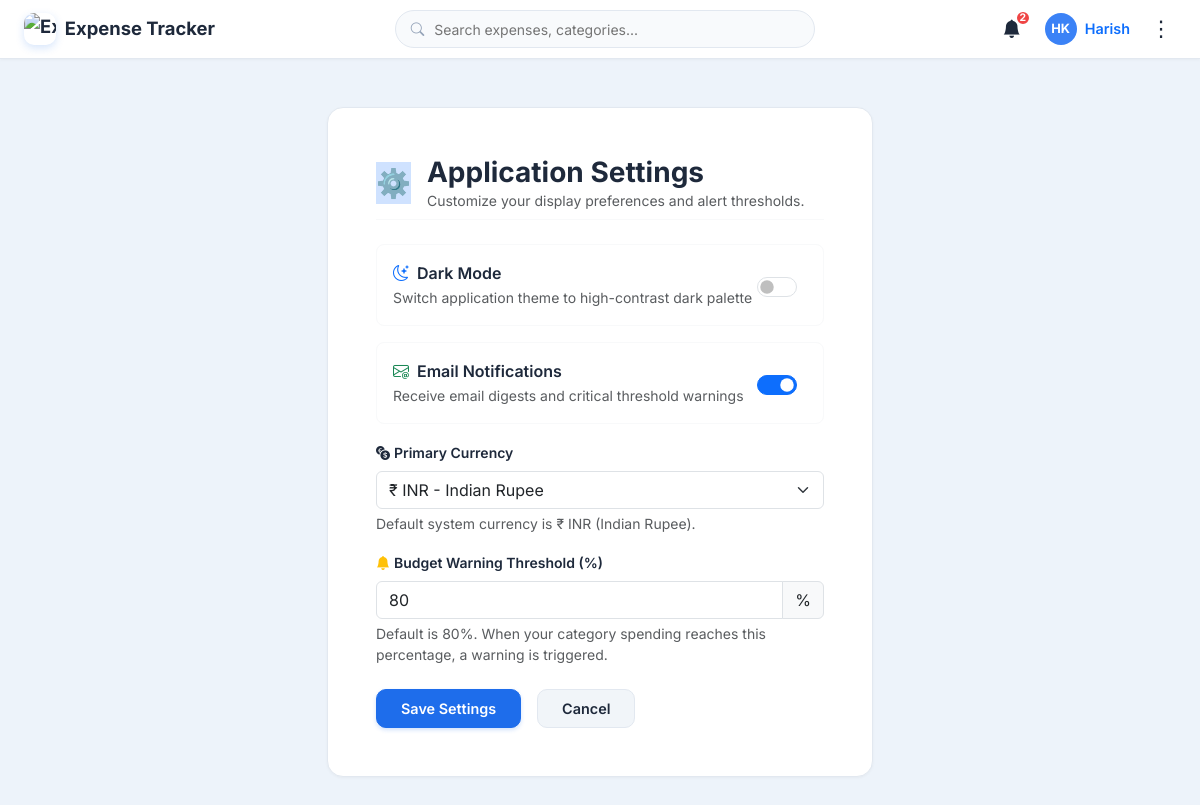
Page /settings/ (signed in) on the committed database.
### expenses/models.py (models this page shows, shortened)
class UserProfile(models.Model):
    user = models.OneToOneField(User, on_delete=models.CASCADE, related_name='profile')
    currency = models.CharField(max_length=10, default='INR')
    currency_symbol = models.CharField(max_length=5, default='₹')
    dark_mode = models.BooleanField(default=False)
    email_notifications = models.BooleanField(default=True)
    monthly_budget_threshold = models.IntegerField(default=80)
    avatar_color = models.CharField(max_length=20, default='#2563eb')
    created_at = models.DateTimeField(auto_now_add=True)
    @property
    def initials(self):
        if self.user.first_name and self.user.last_name:
            return f"{self.user.first_name[0]}{self.user.last_name[0]}".upper()
        elif self.user.first_name:
            return self.user.first_name[:2].upper()
        return self.user.username[:2].upper()

### expenses/views.py (the view)
# urls.py: path('settings/', views.settings_view, name='settings'),
@login_required
def settings_view(request):
    profile, _ = UserProfile.objects.get_or_create(user=request.user)
    if request.method == 'POST':
        form = UserSettingsForm(request.POST, instance=profile)
        if form.is_valid():
            form.save()
            messages.success(request, "Settings saved successfully.")
            return redirect('settings')
    else:
        form = UserSettingsForm(instance=profile)
    return render(request, 'expenses/settings.html', {'form': form, 'profile': profile})

### expenses/forms.py
class UserSettingsForm(forms.ModelForm):
    CURRENCY_CHOICES = [
        ('INR', '₹ INR - Indian Rupee'),
        ('USD', '$ USD - US Dollar'),
        ('EUR', '€ EUR - Euro'),
        ('GBP', '£ GBP - British Pound'),
        ('CAD', '$ CAD - Canadian Dollar'),
        ('AUD', '$ AUD - Australian Dollar'),
    ]
    currency = forms.ChoiceField(
        choices=CURRENCY_CHOICES,
        widget=forms.Select(attrs={'class': 'form-select', 'id': 'setting_currency'})
    )
    class Meta:
        model = UserProfile
        fields = ['dark_mode', 'email_notifications', 'monthly_budget_threshold', 'currency']
        widgets = {
            'dark_mode': forms.CheckboxInput(attrs={'class': 'form-check-input', 'id': 'setting_dark_mode'}),
            'email_notifications': forms.CheckboxInput(attrs={'class': 'form-check-input', 'id': 'setting_email_notifications'}),
            'monthly_budget_threshold': forms.NumberInput(attrs={
                'class': 'form-control',
                'min': '50',
                'max': '100',
                'id': 'setting_threshold'
            }),
        }

### expenses/context_processors.py (called while the page is built)
def expense_context(request):
    context = {
        'APP_NAME': 'Expense Tracker',
        'APP_TAGLINE': 'Track Smarter. Spend Better.',
        'CURRENCY_SYMBOL': '₹',
        'CURRENT_YEAR': date.today().year,
        'CURRENT_MONTH': date.today().month,
        'unread_notifications_count': 0,
        'user_profile': None,
        'user_initials': 'U',
    }
    if request.user.is_authenticated:
        profile, _ = UserProfile.objects.get_or_create(user=request.user)
        context['user_profile'] = profile
        context['CURRENCY_SYMBOL'] = profile.currency_symbol or '₹'
        context['unread_notifications_count'] = Notification.objects.filter(
            user=request.user, is_read=False
        ).count()
        context['user_initials'] = profile.initials
    return context

### templates/expenses/settings.html (shortened to what this page needs)
{% extends 'base.html' %}
{% block content %}
<div class="container py-4">
  <div class="row justify-content-center">
    <div class="col-md-8 col-lg-6">
      <div class="card-saas p-4 p-md-5">
        <div class="d-flex align-items-center gap-3 mb-4 pb-2 border-bottom border-light">
          <div class="metric-icon-wrap bg-primary-subtle text-primary fs-3">
            ⚙️
          </div>
          <div>
            <h3 class="fw-bold text-main mb-0">Application Settings</h3>
            <p class="text-muted small mb-0">Customize your display preferences and alert thresholds.</p>
          </div>
        </div>
        <form method="post">
          <div class="p-3 rounded-3 bg-hover mb-3 border border-light d-flex align-items-center justify-content-between">
            <div>
              <div class="fw-semibold text-main">
                <i class="bi bi-moon-stars text-primary me-2"></i>Dark Mode
              </div>
              <small class="text-muted">Switch application theme to high-contrast dark palette</small>
            </div>
            <div class="form-check form-switch fs-5 mb-0">
              {{ form.dark_mode }}
            </div>
          </div>
          <div class="p-3 rounded-3 bg-hover mb-3 border border-light d-flex align-items-center justify-content-between">
            <div>
              <div class="fw-semibold text-main">
                <i class="bi bi-envelope-at text-success me-2"></i>Email Notifications
              </div>
              <small class="text-muted">Receive email digests and critical threshold warnings</small>
            </div>
            <div class="form-check form-switch fs-5 mb-0">
              {{ form.email_notifications }}
            </div>
          </div>
          <div class="mb-3">
            <label for="setting_currency" class="form-label fw-semibold small text-main">
              <i class="bi bi-currency-exchange me-1"></i>Primary Currency
            </label>
            {{ form.currency }}
            <div class="form-text small text-muted">Default system currency is ₹ INR (Indian Rupee).</div>
          </div>
          <div class="mb-4">
            <label for="setting_threshold" class="form-label fw-semibold small text-main">
              <i class="bi bi-bell-fill text-warning me-1"></i>Budget Warning Threshold (%)
            </label>
            <div class="input-group">
              {{ form.monthly_budget_threshold }}
              <span class="input-group-text bg-hover">%</span>
            </div>
            <div class="form-text small text-muted">Default is 80%. When your category spending reaches this percentage, a warning is triggered.</div>
          </div>
          <div class="d-flex gap-3">
            <button type="submit" class="btn btn-primary-saas px-4 py-2">
              Save Settings
            </button>
            <a href="{% url 'dashboard' %}" class="btn btn-secondary-saas px-4 py-2">
              Cancel
            </a>
          </div>
        </form>
      </div>
    </div>
  </div>
</div>
{% endblock %}

### templates/base.html (shortened to what this page needs)
{% load static %}
<!DOCTYPE html>
<html lang="en" data-bs-theme="{% if user_profile and user_profile.dark_mode %}dark{% else %}light{% endif %}">
<head>
  <link href="https://cdn.jsdelivr.net/npm/bootstrap@5.3.3/dist/css/bootstrap.min.css" rel="stylesheet">
  <link rel="stylesheet" href="https://cdn.jsdelivr.net/npm/bootstrap-icons@1.11.3/font/bootstrap-icons.min.css">
  <link rel="stylesheet" href="{% static 'css/style.css' %}">
</head>
<body data-user-dark="{% if user_profile and user_profile.dark_mode %}true{% else %}false{% endif %}">
  <nav class="app-navbar d-flex align-items-center justify-content-between">
    {% if user.is_authenticated %}
      <a href="{% url 'dashboard' %}" class="navbar-brand">
        <img src="https://play-lh.googleusercontent.com/y8OyoKQntSxC32pUKoPplp7uTj1f4boIe2Gqk1Ah2dQz_UMUTOSR2i5Avr5t7k5tD1FSDF16_XtGxBJWpttbfYY" alt="Expense Tracker Logo" class="brand-logo">
        <span>{{ APP_NAME }}</span>
      </a>
      <div class="nav-search-container d-none d-md-block">
        <div class="search-input-wrapper">
          <i class="bi bi-search"></i>
          <input
            type="text"
            id="global-search-input"
            class="nav-search-input"
            placeholder="Search expenses, categories..."
            value="{{ q|default:'' }}"
            autocomplete="off"
          >
        </div>
      </div>
      <div class="d-flex align-items-center gap-3">
        <a href="{% url 'notifications' %}" class="btn-nav-icon" title="Notifications" id="nav-notification-btn">
          <i class="bi bi-bell-fill"></i>
          {% if unread_notifications_count > 0 %}
            <span class="notification-badge" id="nav-notif-count">{{ unread_notifications_count }}</span>
          {% else %}
            <span class="notification-badge" id="nav-notif-count">2</span>
          {% endif %}
        </a>
        <a href="{% url 'profile' %}" class="d-none d-sm-flex align-items-center gap-2 text-decoration-none text-main fw-semibold" style="font-size: 0.9rem;">
          <div class="user-avatar-circle">
          </div>
          <span>{{ user.first_name|default:user.username }}</span>
        </a>
        <div class="dropdown">
          <button
            class="btn-three-dots"
            type="button"
            id="threeDotsNavMenu"
            data-bs-toggle="dropdown"
            aria-expanded="false"
            title="Navigation Menu"
          >
            ⋮
          </button>
        </div>
      </div>
    {% endif %}
  </nav>
  <main class="page-wrapper py-4">
    {% block content %}{% endblock %}
  </main>
</body>
</html>

### static/css/style.css (style rules this page uses)
:root { --font-family: 'Inter', -apple-system, BlinkMacSystemFont, "Segoe UI", Roboto, sans-serif; --bg-app: #edf3fa; --bg-surface: #ffffff; --bg-surface-elevated: #ffffff; --bg-hover: #f1f5f9; --bg-input: #f8fafc; --primary: #1e6deb; --primary-hover: #1754b8; --primary-subtle: #e8f1fc; --success: #10b981; --success-subtle: #e7f8ef; --warning: #f59e0b; --warning-subtle: #fef7e7; --danger: #ef4444; --danger-subtle: #fdeeed; --purple: #8b5cf6; --purple-subtle: #f3ecfc; --text-main: #1e293b; --text-muted: #64748b; --text-light: #94a3b8; --border-color: #e2e8f0; --border-light: #f1f5f9; --shadow-sm: 0 1px 3px rgba(0, 0, 0, 0.04); --shadow-md: 0 4px 14px rgba(15, 23, 42, 0.06); --shadow-lg: 0 10px 25px rgba(15, 23, 42, 0.08); --radius-sm: 8px; --radius-md: 10px; --radius-lg: 16px; --radius-pill: 9999px; --transition: all 0.2s ease-in-out; }
body { font-family: var(--font-family); background-color: var(--bg-app); color: var(--text-main); min-height: 100vh; margin: 0; display: flex; flex-direction: column; }
.app-navbar { background-color: var(--bg-surface); border-bottom: 1px solid var(--border-color); padding: 0.65rem 1.5rem; position: sticky; top: 0; z-index: 1030; box-shadow: var(--shadow-sm); }
.navbar-brand { font-weight: 700; font-size: 1.15rem; color: var(--text-main); text-decoration: none; display: flex; align-items: center; gap: 0.55rem; }
.brand-logo { width: 32px; height: 32px; border-radius: 10px; object-fit: cover; box-shadow: 0 3px 8px rgba(30, 109, 235, 0.18); background: #fff; }
.nav-search-container { max-width: 420px; width: 100%; }
.search-input-wrapper { position: relative; width: 100%; }
.search-input-wrapper i { position: absolute; left: 1rem; top: 50%; transform: translateY(-50%); color: var(--text-light); font-size: 0.85rem; }
.nav-search-input { width: 100%; padding: 0.45rem 1rem 0.45rem 2.4rem; border-radius: var(--radius-pill); border: 1px solid var(--border-color); background-color: var(--bg-input); color: var(--text-main); font-size: 0.875rem; transition: var(--transition); }
.btn-nav-icon { width: 34px; height: 34px; border-radius: 50%; display: flex; align-items: center; justify-content: center; border: none; background-color: transparent; color: var(--text-main); position: relative; text-decoration: none; font-size: 1.15rem; }
.notification-badge { position: absolute; top: -2px; right: -2px; background-color: var(--danger); color: #ffffff; font-size: 0.65rem; font-weight: 700; width: 16px; height: 16px; border-radius: 50%; display: flex; align-items: center; justify-content: center; border: 2px solid var(--bg-surface); }
.user-avatar-circle { width: 32px; height: 32px; border-radius: 50%; background: #3b82f6; color: #ffffff; display: flex; align-items: center; justify-content: center; font-weight: 700; font-size: 0.8rem; overflow: hidden; }
.btn-three-dots { width: 30px; height: 30px; border-radius: var(--radius-sm); display: flex; align-items: center; justify-content: center; border: none; background: transparent; color: var(--text-main); font-size: 1.35rem; cursor: pointer; line-height: 1; }
.btn-three-dots::after { display: none !important; }
.card-saas { background-color: var(--bg-surface); border: 1px solid var(--border-color); border-radius: var(--radius-lg); box-shadow: var(--shadow-sm); padding: 1.5rem; position: relative; }
.btn-primary-saas { background-color: #1e6deb; border-color: #1e6deb; color: #ffffff; font-weight: 600; padding: 0.5rem 1.25rem; border-radius: var(--radius-md); box-shadow: 0 2px 4px rgba(30, 109, 235, 0.2); transition: var(--transition); text-decoration: none; display: inline-flex; align-items: center; gap: 0.4rem; font-size: 0.9rem; }
.btn-secondary-saas { background-color: var(--bg-hover); border: 1px solid var(--border-color); color: var(--text-main); font-weight: 600; padding: 0.5rem 1.15rem; border-radius: var(--radius-md); transition: var(--transition); text-decoration: none; display: inline-flex; align-items: center; gap: 0.4rem; font-size: 0.9rem; }

### rows in the picture
UserProfile: email_notifications "☑", currency "₹ INR - Indian Rupee", monthly_budget_threshold "80"

### other values in the picture
{{ APP_NAME }} "Expense Tracker"
{{ unread_notifications_count }} "2"
{{ user.first_name|default:user.username }} "Harish"
